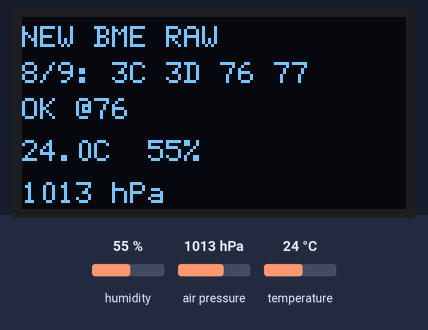
A sketch run on a simulated ESP32. On the bench: 128×64 one-colour display. The test bench sets the inputs (shaded band); at power-on: humidity 55 %, air pressure 1013 hPa, temperature 24 °C. What the sketch prints to the serial monitor is not drawn.

Above: at 1.6 s.
1.7 s: humidity set to 22 %
At 2.4 s:
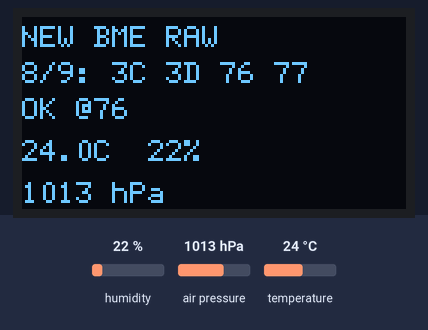
3.4 s: air pressure set to 952 hPa
At 4.1 s:
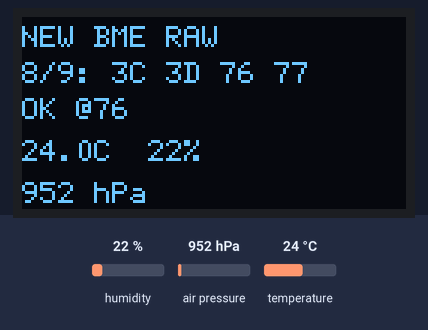
5.1 s: temperature set to 12 °C
At 5.7 s:
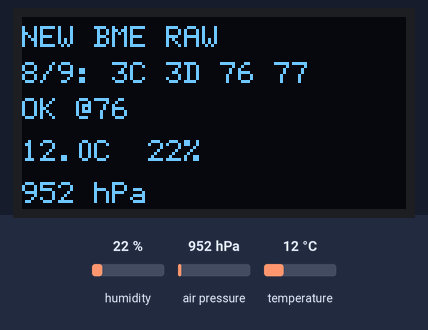
6.9 s: humidity set to 40 %
At 8.3 s:
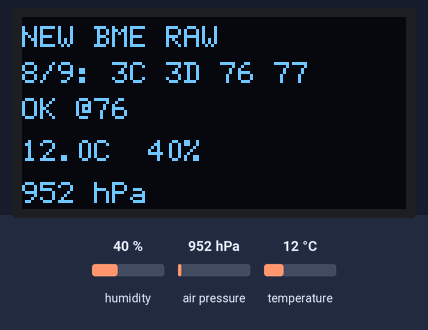
8.6 s: air pressure set to 975 hPa
At 10.2 s:
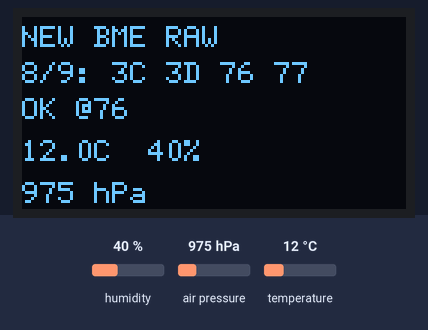
Timing chart, 0 to 11.3 s (numbered marks = the images above; inputs shaded):
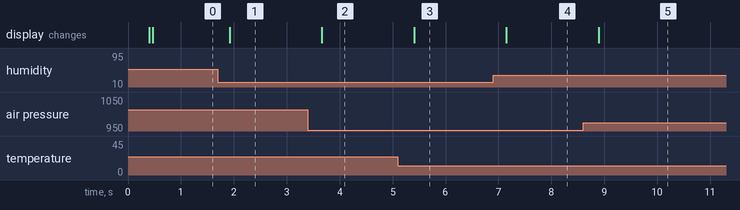

The sketch:

24_bme_raw.ino
```cpp
/*
  NEW BME280 test (not the old combined bench).
  OLED + BME on I2C0 SDA8 SCL9.
  BME: CSB->3V3, SDO->GND for 0x76. 3V3 + GND.
*/
#include <Arduino.h>
#include <Wire.h>
#include <U8g2lib.h>
#include <Adafruit_BME280.h>
#include <stdio.h>

U8G2_SH1106_128X64_NONAME_F_HW_I2C oled(U8G2_R0, U8X8_PIN_NONE);
Adafruit_BME280 bme;

static bool oled_ok = false, bme_ok = false;
static uint8_t bme_addr = 0;
static char scan_line[22] = "8/9: --";
static float t_c = 0, rh = 0, p_hpa = 0;

static void scanBus() {
  char tmp[22] = "8/9:";
  int found = 0;
  for (uint8_t a = 0x08; a <= 0x77; a++) {
    Wire.beginTransmission(a);
    if (Wire.endTransmission() == 0) {
      char hex[8];
      snprintf(hex, sizeof(hex), " %02X", a);
      if (strlen(tmp) + strlen(hex) < sizeof(tmp) - 1) strcat(tmp, hex);
      found++;
    }
  }
  if (!found) snprintf(tmp, sizeof(tmp), "8/9: none");
  strncpy(scan_line, tmp, sizeof(scan_line) - 1);
  scan_line[sizeof(scan_line) - 1] = 0;
}

static void draw() {
  if (!oled_ok) return;
  char line[24];
  oled.clearBuffer();
  oled.setFont(u8g2_font_6x12_tf);
  oled.drawStr(0, 10, "NEW BME RAW");
  oled.drawStr(0, 22, scan_line);
  if (bme_ok) {
    snprintf(line, sizeof(line), "OK @%02X", bme_addr);
    oled.drawStr(0, 34, line);
    snprintf(line, sizeof(line), "%.1fC  %.0f%%", t_c, rh);
    oled.drawStr(0, 48, line);
    snprintf(line, sizeof(line), "%.0f hPa", p_hpa);
    oled.drawStr(0, 62, line);
  } else {
    oled.drawStr(0, 36, "no 76/77 on 8/9");
    oled.drawStr(0, 50, "CSB->3V3 SDO->GND");
    oled.drawStr(0, 62, "VCC 3V3 not 5V");
  }
  oled.sendBuffer();
}

void setup() {
  Serial.begin(115200);
  Serial.setTxTimeoutMs(0);
  delay(400);
  Serial.println("NEW BME RAW  SDA8 SCL9");

  Wire.begin(8, 9);
  Wire.setClock(100000);
  Wire.setTimeOut(80);

  uint8_t oa = 0x3C;
  Wire.beginTransmission(oa);
  if (Wire.endTransmission() != 0) {
    oa = 0x3D;
    Wire.beginTransmission(oa);
    oled_ok = Wire.endTransmission() == 0;
  } else oled_ok = true;
  if (oled_ok) {
    oled.setI2CAddress(oa << 1);
    oled.setBusClock(100000);
    oled.begin();
  }

  if (bme.begin(0x76, &Wire)) {
    bme_ok = true;
    bme_addr = 0x76;
  } else if (bme.begin(0x77, &Wire)) {
    bme_ok = true;
    bme_addr = 0x77;
  }
}

void loop() {
  scanBus();
  if (bme_ok) {
    t_c = bme.readTemperature();
    rh = bme.readHumidity();
    p_hpa = bme.readPressure() / 100.0f;
  }
  Serial.printf("scan=%s bme=%d T=%.1f RH=%.0f P=%.0f\n",
                scan_line, bme_ok, t_c, rh, p_hpa);
  draw();
  delay(250);
}
```

Measured:
- after the input at 1.7 s, the display: changes after 0.22 s (image 1)
- after the input at 3.4 s, the display: changes after 0.27 s (image 2)
- after the input at 5.1 s, the display: changes after 0.31 s (image 3)
- after the input at 6.9 s, the display: changes after 0.25 s (image 4)
- after the input at 8.6 s, the display: changes after 0.29 s (image 5)
